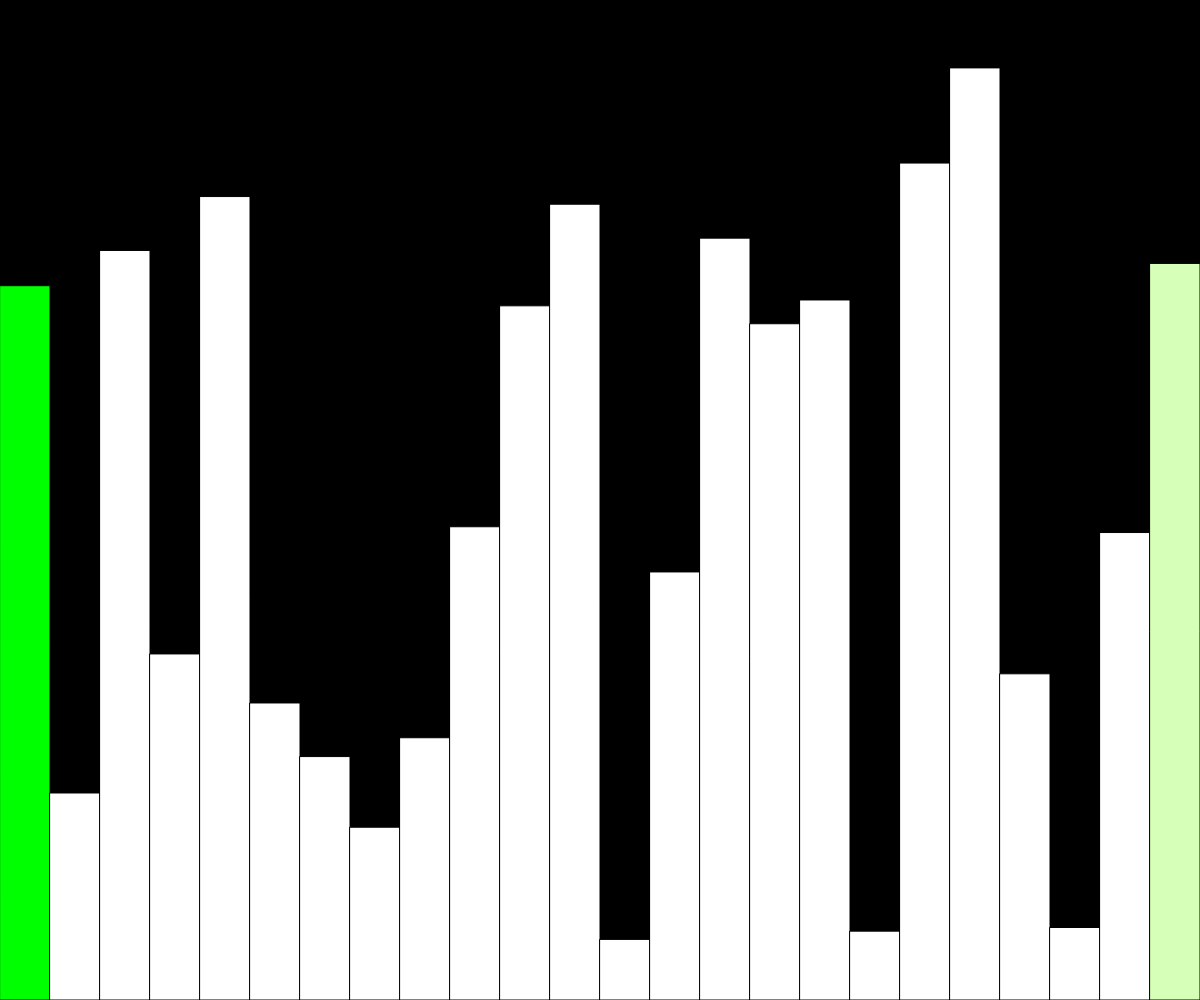
Frame 1 (no input)
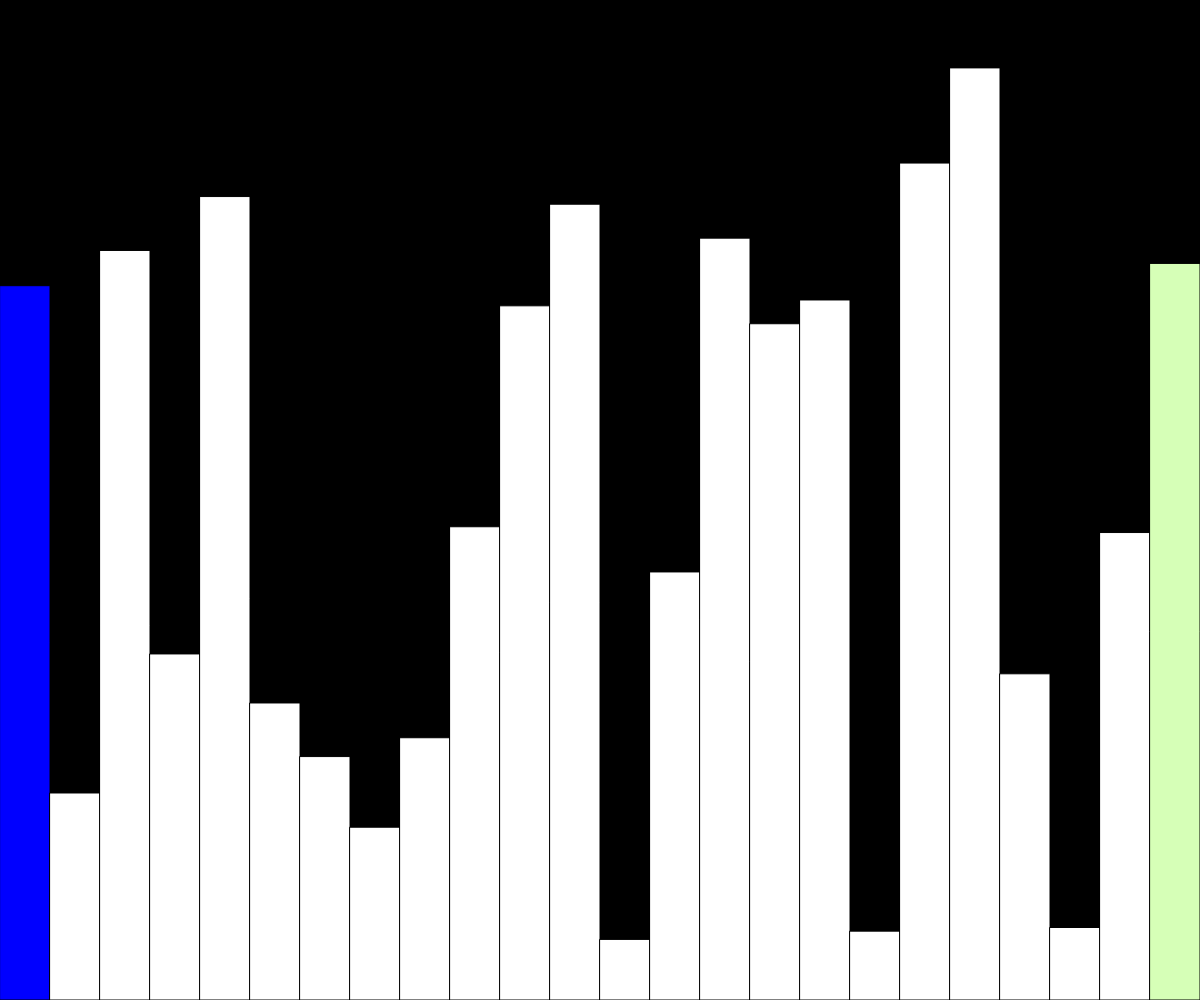
Frame 60 (no input)
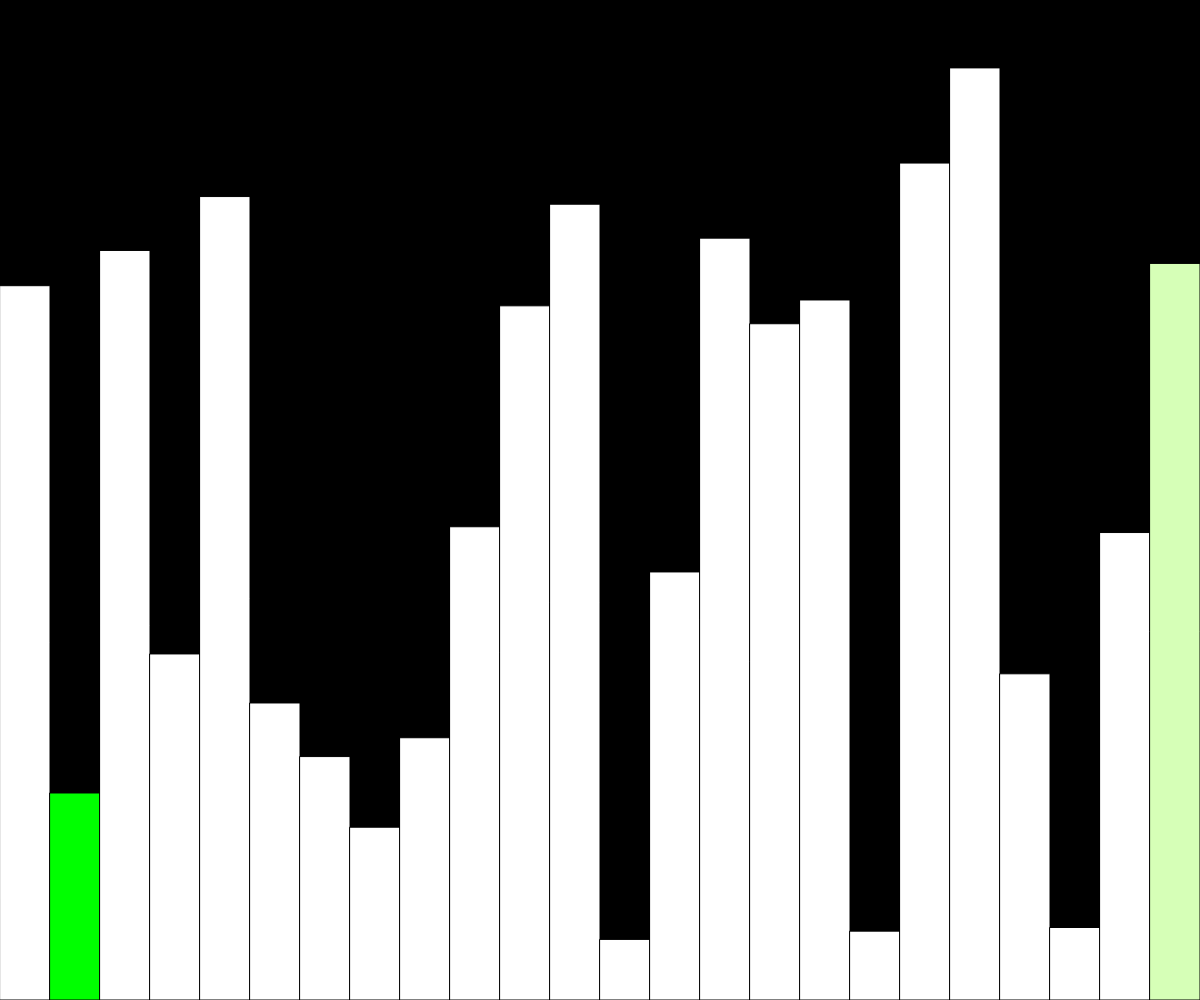
Frame 120 (the mouse pressed at the canvas centre since frame 60)

The p5.js sketch that drew these frames (run headless with seeded random() and noise() and a simulated clock; from frame 60 on, the mouse is pressed at the canvas centre):

// p5.js sketch
// ── sketch.js
// QuickSort Visualization using p5 library
// Bishal Bosu

let data = []
let columnWidth = 50

let states = []

function setup() {
	createCanvas(windowWidth, windowHeight)
	data = new Array(floor(width / columnWidth))
	for (let i = 0; i < data.length; i++) {
		//for (let i = 0; i < 20; i++) {
		data[i] = random(height)
		states[i] = -1
	}
	quickSort(data, 0, data.length - 1)
}

async function quickSort(arr, start, end) {
	if (start >= end) {
		return
	}
	let index = await partition(arr, start, end)
	states[index] = -1

	await Promise.all([
		quickSort(arr, start, index - 1),
		quickSort(arr, index + 1, end),
	])
}

async function partition(arr, start, end) {
	

	let pivotValue = arr[end]
	let pivotIndex = start
	states[end] = 0
	for (let i = start; i < end; i++) {
        states[i] = -3
        await sleep(1000)
		if (arr[i] < pivotValue) {
            states[i] = -2
            states[pivotIndex] = -2
			await swap(arr, i, pivotIndex)
            states[i] = -1          
			states[pivotIndex] = -1
			pivotIndex++
			states[pivotIndex] = 1
		}
        states[i] = -1
        
	}
	await swap(arr, pivotIndex, end)

	for (let i = start; i < end; i++) {
		if (i !== pivotIndex) {
			states[i] = -1
		}
	}

	return pivotIndex
}

function draw() {
	background(0)

	for (let i = 0; i < data.length; i++) {
		//noStroke();
        //yellow
		if (states[i] === 0) {
            fill("#D6FFB7")	

		} else if (states[i] === 1) {
            //red
			fill("#E0777D")
		} 
        else if (states[i] === -2) {
            //blue
			fill(0, 0, 255)
		} 
        else if (states[i] === -3) {
            //greeen
			fill(0, 255, 0)
		} 
        else {
            //white
			fill(255)
		}
		rect(i * columnWidth, height - data[i], columnWidth, data[i])
	}
}

async function swap(arr, a, b) {
	await sleep(2000)
	let temp = arr[a]
	arr[a] = arr[b]
	arr[b] = temp
}

function sleep(ms) {
	return new Promise((resolve) => setTimeout(resolve, ms))
}
